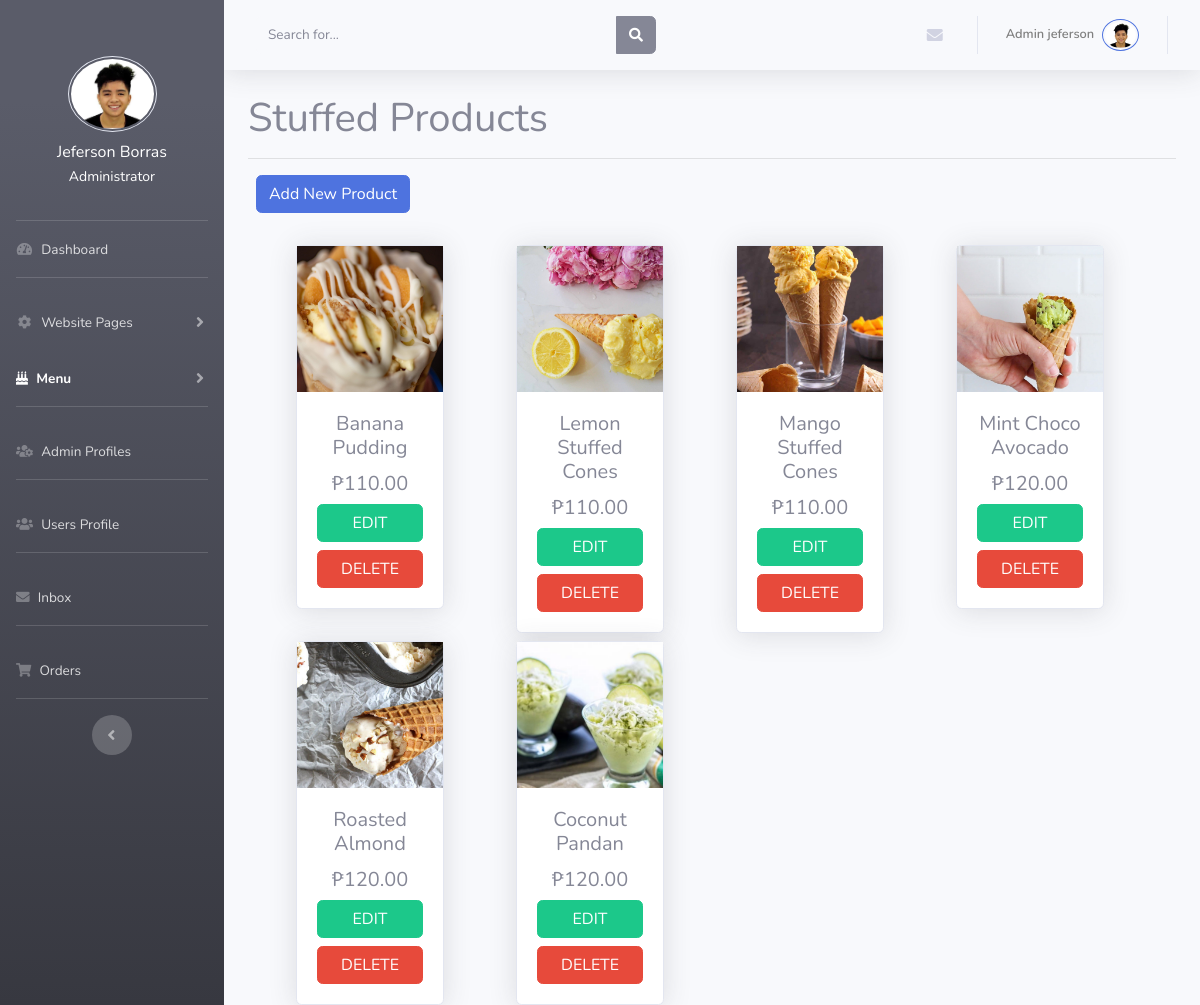
/admin/Stuffed.product.php (signed in), run on the app's committed database.
### tables this page shows
CREATE TABLE `stuffed_product` (
  `id` int(11) NOT NULL,
  `product_image` varchar(255) NOT NULL,
  `title` varchar(255) NOT NULL,
  `price` int(255) NOT NULL,
  `descriptions` varchar(5000) NOT NULL,
  `modal_images` varchar(100) NOT NULL
);

### admin/Stuffed.product.php (the view, shortened to what this page needs)
<?php
$page = 'MenuPage';
include('includes/header.php');
include('includes/navbar.php');
?>
<div class="container-fluid">
    <div class="main-container">
        <h1>Stuffed Products</h1>
        <hr>
        <button type="button" class="btn btn-primary ml-2" data-toggle="modal" data-target="#exampleModalCenter">
            Add New Product</button>
        <br>
        <br>
        <div class="container-fluid row">
            <?php
      $connection = mysqli_connect("localhost", "root", "", "project01");
        $query = "SELECT * FROM stuffed_product";
        $query_run = mysqli_query($connection, $query);
      ?>
            <?php
      if(mysqli_num_rows($query_run) >0){
        while($row=mysqli_fetch_assoc($query_run)){
          ?>
            <div class="col-md-3">
                <div class="container-fluid text-center">
                    <div class='card shadow mt-2 '>
                        <div>
                            <?php echo'<img src="../product_img/'.$row['product_image'].'" style="width:100%"alt="image"/>' ?>
                        </div>
                        <div class='card-body'>
                            <h5 class='card-title'><?php  echo $row['title'];?></h5>
                            <div class='product-price'>
                                <h5>
                                    <span class='price'>&#8369;<?php  echo $row['price'];?>.00</span>
                                </h5>
                            </div>
                            <form action="stuffed.edit.php" method="POST" class="text-center">
                                <button type="submit" name="edit_btn"
                                    class="btn btn-success btn-block mb-2">EDIT</button>
                            </form>
                            <form action="users.fuction.php" method="post">
                                <button type="submit" name="delete_btn" class="btn btn-danger btn-block">DELETE</button>
                            </form>
                        </div>
                    </div>
                </div>
            </div>
            <?php
        }
       }else{
         echo"No record found";
       }
       ?>
        </div>
    </div>
</div>

### admin/includes/header.php (shortened to what this page needs)
<!DOCTYPE html>
<html lang="en">
    <head>
        <link href="vendor/fontawesome-free/css/all.min.css" rel="stylesheet" type="text/css">
        <link href="css/sb-admin-2.min.css" rel="stylesheet">
        <link href="vendor/fontawesome-free/css/all.min.css" rel="stylesheet" type="text/css" />
        <link href="css/sb-admin-2.min.css" rel="stylesheet" />
        <link href="vendor/datatables/dataTables.bootstrap4.min.css" rel="stylesheet" />
    </head>
    <body id="page-top ">
        <div id="wrapper">

### admin/includes/navbar.php (shortened to what this page needs)
<ul class="navbar-nav bg-gradient-dark sidebar sidebar-dark accordion" id="accordionSidebar">
    <div class='p-2 mt-5 mb-4 text-center'>
        <?php echo'<img style="width:89px; padding:2px;"  class="img-profile rounded-circle mb-2 border "  src="upload/'.$_SESSION['auth_user']["Admin_img"].'" alt="image"/>' ?>
        <br>
        <?php echo "<span style='font-size:15px font-weight:bold'class='text-center text-white '>". ucfirst($_SESSION['auth_user']['first_name']) ." " . ucfirst($_SESSION['auth_user']['last_name']) ."</span>";?>
        <br>
        <span class='text-white' style='font-size:14px'>Administrator</span>
    </div>
    <hr class=" sidebar-divider my-0">
    <li class="nav-item <?php if($page=='dashboard'){echo 'active';}?>">
        <a class="nav-link" href="index.php">
            <i class="fas fa-fw fa-tachometer-alt"></i>
            <span>Dashboard</span></a>
    </li>
    <hr class="sidebar-divider d-none d-md-block">
    <li class="nav-item <?php if($page=='pages'){echo 'active';}?>">
        <a class="nav-link collapsed" href="#" data-toggle="collapse" data-target="#collapseTwo" aria-expanded="true"
            aria-controls="collapseTwo">
            <i class="fas fa-fw fa-cog"></i>
            <span>Website Pages</span>
        </a>
    </li>
    <li class="nav-item <?php if($page=='MenuPage'){echo 'active';}?>">
        <a class="nav-link collapsed" href="#" data-toggle="collapse" data-target="#collapseMenu" aria-expanded="true"
            aria-controls="collapseMenu">
            <i class="fas fa-birthday-cake"></i>
            <span>Menu</span>
        </a>
    </li>
    <hr class="sidebar-divider">
    <li class="nav-item <?php if($page=='Admin'){echo 'active';}?>">
        <a class="nav-link" href="admin.php">
            <i class="fas fa-users-cog"></i>
            <span>Admin Profiles</span></a>
    </li>
    <hr class="sidebar-divider">
    <li class="nav-item <?php if($page=='Users'){echo 'active';}?>">
        <a class="nav-link" href="users.php">
            <i class="fas fa-users"></i>
            <span>Users Profile</span></a>
    </li>
    <hr class="sidebar-divider">
    <li class="nav-item <?php if($page=='Inbox'){echo 'active';}?>">
        <a class="nav-link" href="inbox.php">
            <i class="fas fa-envelope"></i>
            <span>Inbox</span></a>
    </li>
    <hr class="sidebar-divider">
    <li class="nav-item <?php if($page=='Orders'){echo 'active';}?>">
        <a class="nav-link " href="Orders.php">
            <i class="fas fa-shopping-cart"></i>
            <span>Orders</span></a>
    </li>
    <hr class="sidebar-divider d-none d-md-block">
    <div class="text-center d-none d-md-inline">
        <button class="rounded-circle border-0" id="sidebarToggle"></button>
    </div>
</ul>
<div id="content-wrapper" class="d-flex flex-column">
    <div id="content">
        <nav class="
       navbar navbar-expand navbar-light
       bg-gradient
       topbar
       mb-4
       static-top
       shadow
     ">
            <form class="
         d-none d-sm-inline-block
         form-inline
         mr-auto
         ml-md-3
         my-2 my-md-0
         mw-100
         navbar-search
       ">
                <div class="input-group">
                    <input type="text" class="form-control bg-light border-0 small" placeholder="Search for..."
                        aria-label="Search" aria-describedby="basic-addon2" />
                    <div class="input-group-append">
                        <button class="btn btn-secondary" type="button">
                            <i class="fas fa-search fa-sm"></i>
                        </button>
                    </div>
                </div>
            </form>
            <ul class="navbar-nav ml-auto">
                <li class="nav-item dropdown no-arrow mx-1">
                    <a class="nav-link " href="inbox.php">
                        <i class="fas fa-envelope fa-fw"></i>
                    </a>
                </li>
                <li class="nav-item dropdown no-arrow">
                    <a class="nav-link dropdown-toggle" href="#" id="userDropdown" role="button" data-toggle="dropdown"
                        aria-haspopup="true" aria-expanded="false">
                        <?php echo '<span style="color:grey; font-weight:600" class=" d-none d-lg-inline  small">Admin '.$_SESSION['auth_user']['first_name'].' </span>';?>
                        <?php echo'<img style="width:100%; padding:2px;"  class="img-profile rounded-circle ml-2 border border-primary"  src="upload/'.$_SESSION['auth_user']["Admin_img"].'" alt="image"/>' ?>
                    </a>
                </li>
            </ul>
        </nav>

### data on the page
stuffed_product: product_image (picture), title "Banana Pudding", price "110"
stuffed_product: product_image (picture), title "Lemon Stuffed Cones", price "110"
stuffed_product: product_image (picture), title "Mango Stuffed Cones", price "110"
stuffed_product: product_image (picture), title "Mint Choco Avocado", price "120"
stuffed_product: product_image (picture), title "Roasted Almond", price "120"
stuffed_product: product_image (picture), title "Coconut Pandan", price "120"

### other printed values
$_SESSION['auth_user']['first_name'] "Jeferson"
$_SESSION['auth_user']['last_name'] "Borras"
$_SESSION['auth_user']['first_name'] "jeferson"
